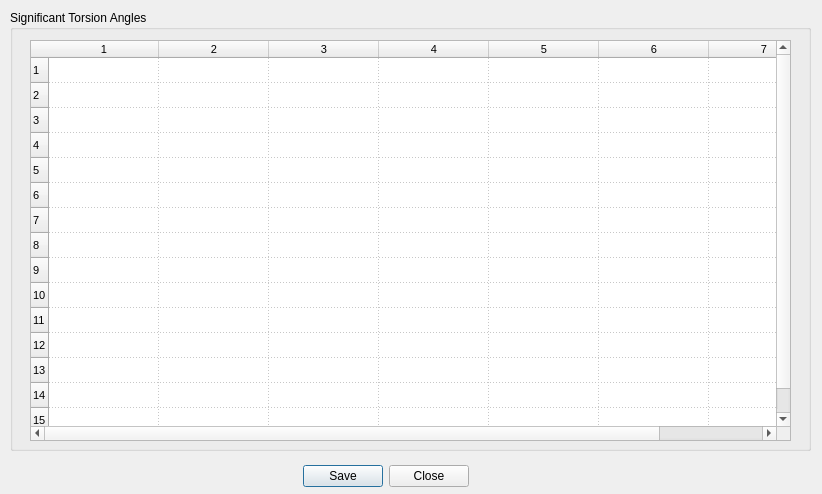
<?xml version="1.0" encoding="UTF-8"?>
<ui version="4.0">
 <class>torsionSearchResultsDialog</class>
 <widget class="QDialog" name="torsionSearchResultsDialog">
  <property name="geometry">
   <rect>
    <x>0</x>
    <y>0</y>
    <width>822</width>
    <height>494</height>
   </rect>
  </property>
  <property name="windowTitle">
   <string>Torsion Search Results</string>
  </property>
  <widget class="QDialogButtonBox" name="buttonBox">
   <property name="geometry">
    <rect>
     <x>10</x>
     <y>460</y>
     <width>751</width>
     <height>32</height>
    </rect>
   </property>
   <property name="orientation">
    <enum>Qt::Horizontal</enum>
   </property>
   <property name="standardButtons">
    <set>QDialogButtonBox::Close|QDialogButtonBox::Save</set>
   </property>
   <property name="centerButtons">
    <bool>true</bool>
   </property>
  </widget>
  <widget class="QGroupBox" name="groupBox">
   <property name="geometry">
    <rect>
     <x>10</x>
     <y>10</y>
     <width>801</width>
     <height>441</height>
    </rect>
   </property>
   <property name="title">
    <string>Significant Torsion Angles</string>
   </property>
   <widget class="QTableWidget" name="resultTable">
    <property name="geometry">
     <rect>
      <x>20</x>
      <y>30</y>
      <width>761</width>
      <height>401</height>
     </rect>
    </property>
    <property name="font">
     <font>
      <pointsize>8</pointsize>
     </font>
    </property>
    <property name="editTriggers">
     <set>QAbstractItemView::NoEditTriggers</set>
    </property>
    <property name="selectionMode">
     <enum>QAbstractItemView::NoSelection</enum>
    </property>
    <property name="selectionBehavior">
     <enum>QAbstractItemView::SelectItems</enum>
    </property>
    <property name="gridStyle">
     <enum>Qt::DotLine</enum>
    </property>
    <property name="cornerButtonEnabled">
     <bool>true</bool>
    </property>
    <property name="rowCount">
     <number>15</number>
    </property>
    <property name="columnCount">
     <number>7</number>
    </property>
    <attribute name="horizontalHeaderDefaultSectionSize">
     <number>110</number>
    </attribute>
    <attribute name="horizontalHeaderMinimumSectionSize">
     <number>20</number>
    </attribute>
    <attribute name="horizontalHeaderShowSortIndicator" stdset="0">
     <bool>true</bool>
    </attribute>
    <attribute name="horizontalHeaderStretchLastSection">
     <bool>true</bool>
    </attribute>
    <attribute name="verticalHeaderDefaultSectionSize">
     <number>25</number>
    </attribute>
    <attribute name="verticalHeaderMinimumSectionSize">
     <number>25</number>
    </attribute>
    <attribute name="verticalHeaderStretchLastSection">
     <bool>true</bool>
    </attribute>
    <row/>
    <row/>
    <row/>
    <row/>
    <row/>
    <row/>
    <row/>
    <row/>
    <row/>
    <row/>
    <row/>
    <row/>
    <row/>
    <row/>
    <row/>
    <column/>
    <column/>
    <column/>
    <column/>
    <column/>
    <column/>
    <column/>
   </widget>
  </widget>
 </widget>
 <tabstops>
  <tabstop>buttonBox</tabstop>
 </tabstops>
 <resources/>
 <connections>
  <connection>
   <sender>buttonBox</sender>
   <signal>rejected()</signal>
   <receiver>torsionSearchResultsDialog</receiver>
   <slot>reject()</slot>
   <hints>
    <hint type="sourcelabel">
     <x>316</x>
     <y>431</y>
    </hint>
    <hint type="destinationlabel">
     <x>286</x>
     <y>274</y>
    </hint>
   </hints>
  </connection>
 </connections>
</ui>
